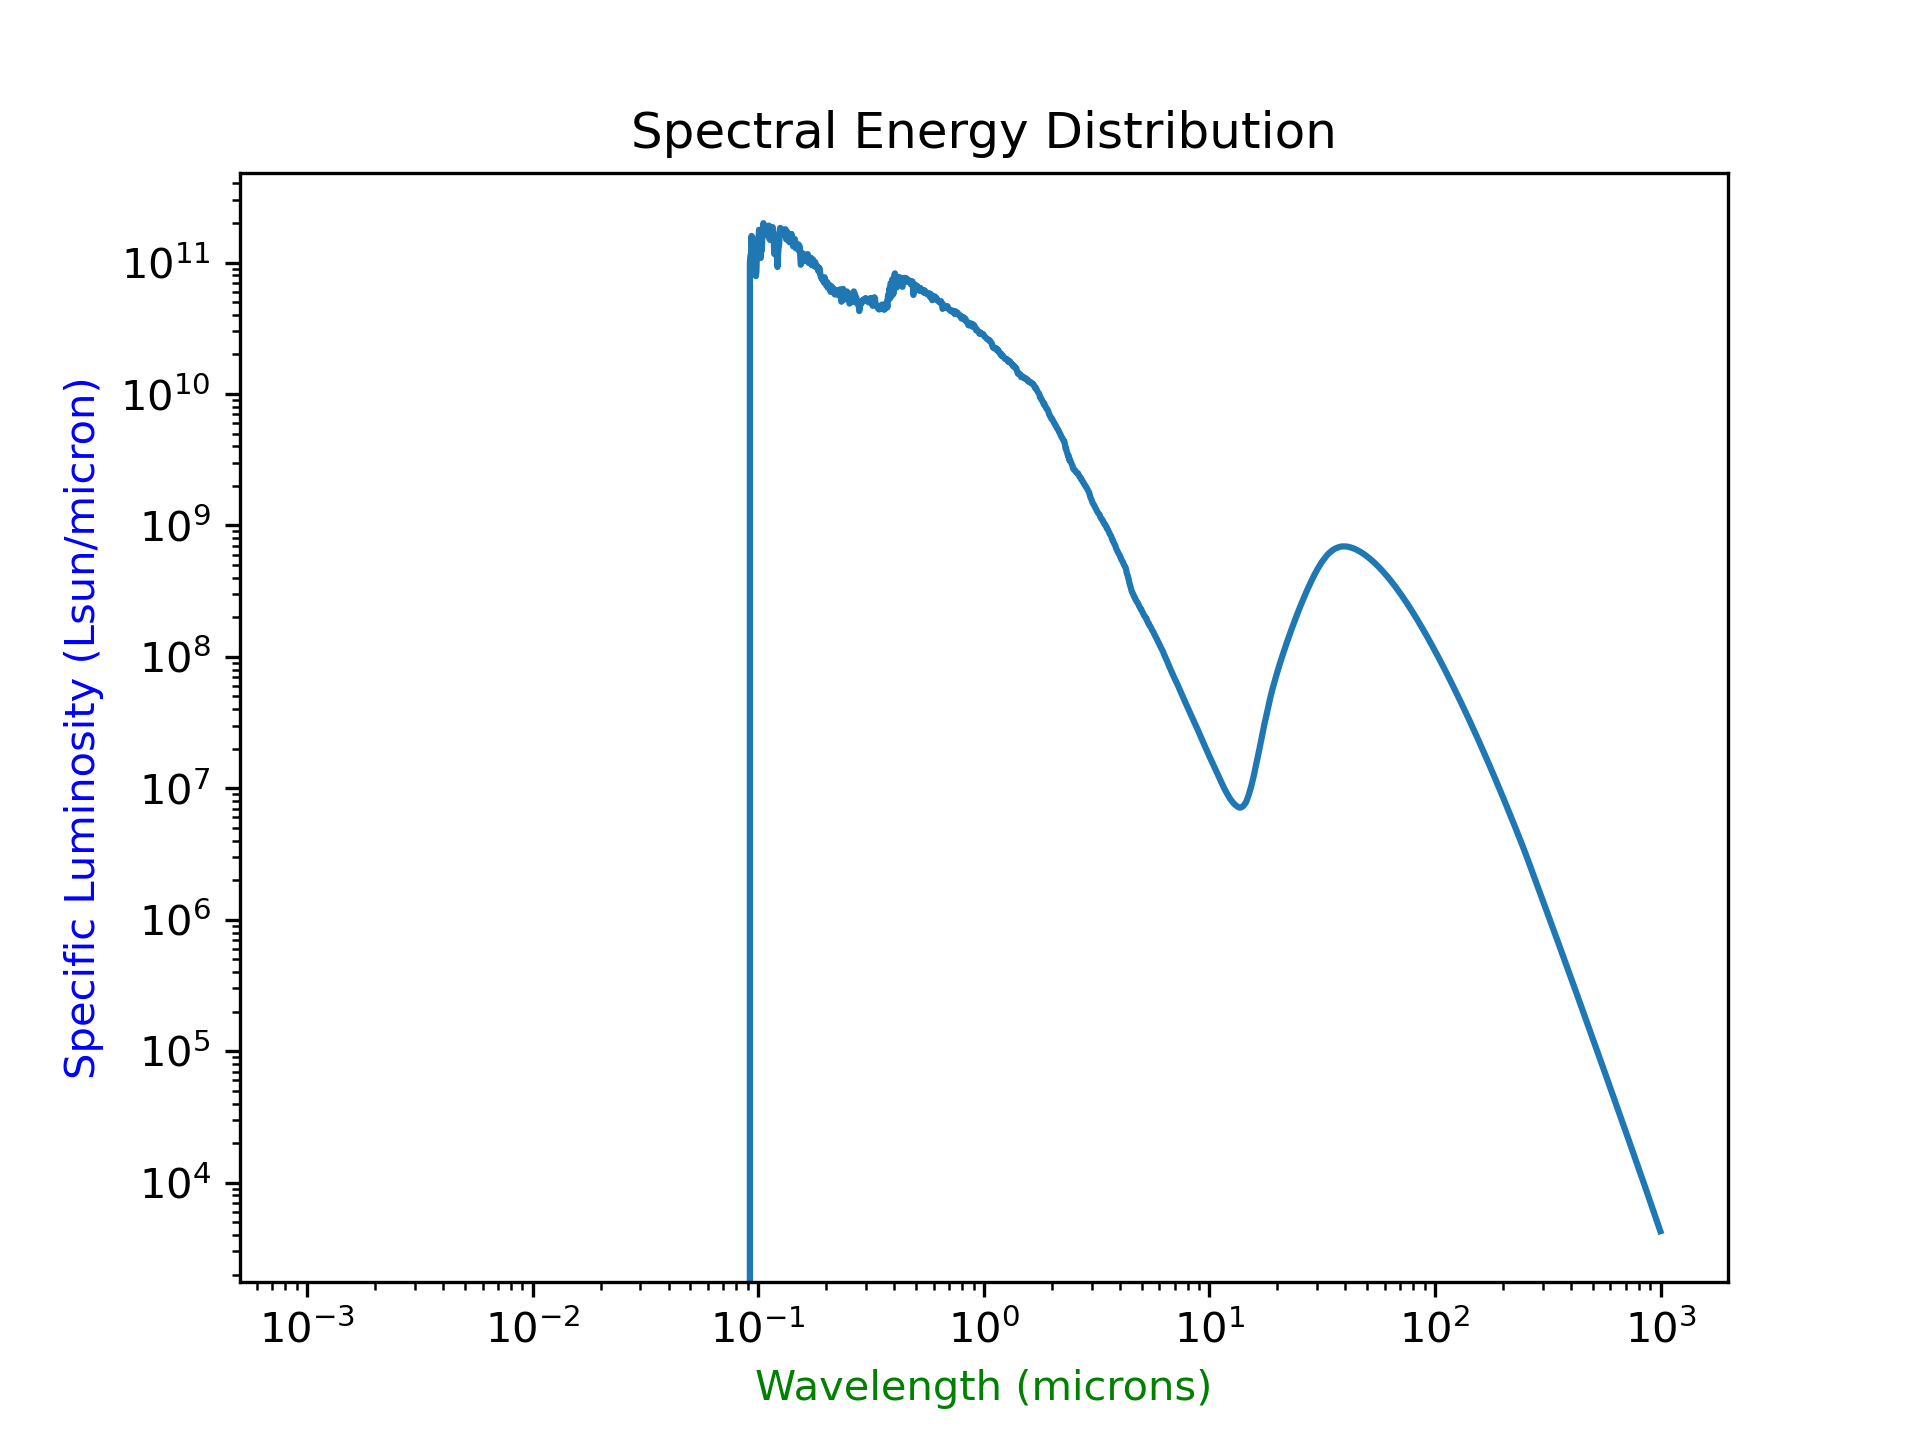

Reproduce this figure in Python.
import numpy as np
from astropy import units as u
import matplotlib.pyplot as plt

sed = np.loadtxt("./sed.txt" , skiprows=3, delimiter=",")# loading the sed.txt file into python

wavelength= sed[:,0] # spliting the columns to make it more usefull
sluminosity=sed[:,1]

n_wavelength=[]# creating new arrays for the 10-1000
n_sluminosity=[]
wavelength_range=np.where(wavelength >= 10) # only need to be greater than 10 because the highest is just under 1000
for i in range (len(wavelength_range[0])):
    n_wavelength.append(wavelength[i]) # appending the arrays to only be greater than 10 with its corresponding specific luminosities
    n_sluminosity.append(sluminosity[i])

wavelength_units=n_wavelength * u.micron
sluminosity_units=n_sluminosity*u.Lsun/u.micron #having units ready for conversion

integrated_sed=np.trapz(wavelength_units, sluminosity_units) # integrating 
integrated_changed_units=integrated_sed.to(u.erg/u.s) #converting the units to erg/s
print(integrated_sed)
print(integrated_changed_units)


w_sed_units=wavelength*u.micron 
sl_sed_units=sluminosity*u.Lsun/u.micron #adding units to the entire data from the sed.txt file

fig = plt.figure() # plotting the entire contents of the sed.txt file
ax=fig.add_subplot()
line, = ax.plot(w_sed_units, sl_sed_units)
ax.set_xscale('log')
ax.set_yscale('log')
plt.xlabel('Wavelength (microns)',color='g')
plt.ylabel('Specific Luminosity (Lsun/micron)', color='b')
plt.title('Spectral Energy Distribution')

plt.savefig('driver_robert_hw7.png',dpi=300) #saveing plot as a png.

print('The plot is in a png file')


